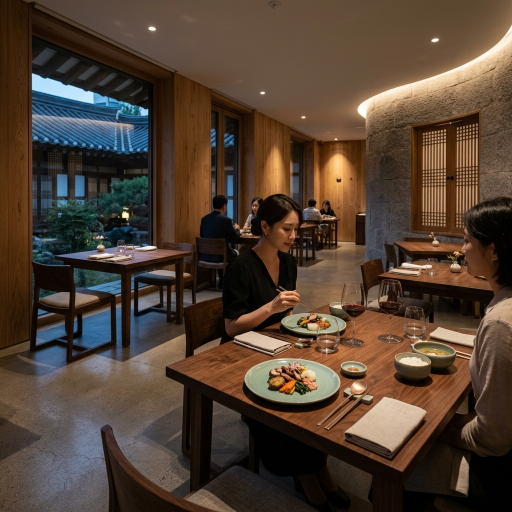
#> input picture assets/images/dining_space.png, 1024 x 1024 px, found by its file name (shown at 1/2 size); its folder holds only this picture in this run
$ python optimize_images.py
#> lines starting #> are read from the running program, lines starting #| are printed output that depends on the picture
from pathlib import Path

from PIL import Image


SOURCE_DIR = Path("assets/images")
OUTPUT_DIR = Path("public/images")
WIDTHS = (640, 1024)
HERO_IMAGES = {
    "hero_architecture",
    "hero_slide_2",
    "hero_slide_3",
}
QUALITY_PROFILES = {
    "hero": {"avif": 72, "webp": 88},
    "card": {"avif": 64, "webp": 84},
}
IMAGE_NAMES = (
    "dining_space",
    "hero_architecture",
    "hero_slide_2",
    "hero_slide_3",
    "hidden_alley",
    "korean_local_eatery",
    "tea_eatery",
)


def optimize_image(name: str) -> None:
#> called with name = 'dining_space'
    source_path = SOURCE_DIR / f"{name}.png"
    profile = QUALITY_PROFILES["hero" if name in HERO_IMAGES else "card"]
    with Image.open(source_path) as source:
#> source is the input picture: PIL image 1024x1024 RGB; mean R, G, B 81.6, 64.3, 50.9
        source = source.convert("RGB")
        for width in WIDTHS:
            if width == source.width:
                resized = source.copy()
            else:
                height = round(source.height * width / source.width)
                resized = source.resize((width, height), Image.Resampling.LANCZOS)

            resized.save(
                OUTPUT_DIR / f"{name}-{width}.avif",
                format="AVIF",
                quality=profile["avif"],
                speed=6,
            )
            resized.save(
                OUTPUT_DIR / f"{name}-{width}.webp",
                format="WEBP",
                quality=profile["webp"],
                method=6,
            )
#> this loop made 1 pass
#> pass 1, in optimize_image, `resized = source.resize((width, height), Image.Resampling.LANCZOS)`:
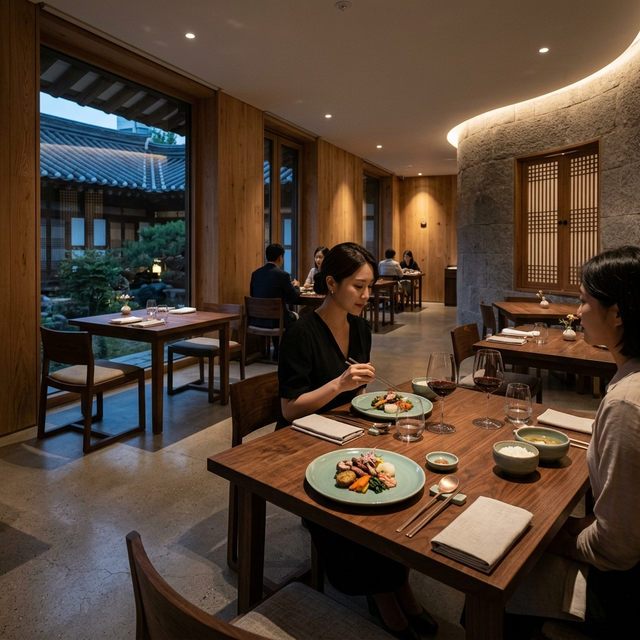
#> resized: PIL image 640x640 RGB; mean R, G, B 81.6, 64.3, 50.9


def main() -> None:
    OUTPUT_DIR.mkdir(parents=True, exist_ok=True)
    for name in IMAGE_NAMES:
        optimize_image(name)
        print(f"optimized {name}")


if __name__ == "__main__":
#> (the run stopped early here; a loop or call above may not have finished)
